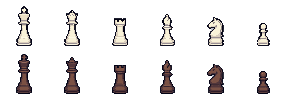
#> input picture client/src/assets/chess/pieces.png, 288 x 96 px, found by its file name
$ python gen_chess_pieces.py /tmp/pieces.png
#> lines starting #> are read from the running program, lines starting #| are printed output that depends on the picture; after the words box and inside, x2 and y2 are one past the last pixel; in counts of white or black regions, pixels touching at a corner belong together
"""Author-time: cut the 12 chess pieces out of a pixelated Gemini sheet into the game's piece sheet.

The source (after `tools/pixelate_image.py`) has white pieces in the top row and black ones in the
bottom row, each row K Q R B N P left to right. Every piece goes bottom-centred into a CELL x CELL
square of `client/src/assets/chess/pieces.png` (6 columns, row 0 white, row 1 black), the sheet
`client/src/chess-view.ts` draws the board from.

Usage:
    python tools/pixelate_image.py art/gemini/chess_pieces.png /tmp/pieces.png --scale 8.3 --min-blob 20
    python tools/gen_chess_pieces.py /tmp/pieces.png
"""
import sys
from pathlib import Path

import numpy as np
from PIL import Image
from scipy import ndimage

CELL = 48
OUT = Path(__file__).resolve().parent.parent / "client/src/assets/chess/pieces.png"


def main() -> None:
    src = Image.open(sys.argv[1]).convert("RGBA")
#> src is the input picture: PIL image 288x96 RGBA; mean R, G, B, A 16.5, 14.4, 14.2, 37.5
    alpha = np.array(src)[:, :, 3] > 0
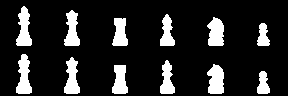
#> alpha: shape (96, 288) bool; 14.7% white; 12 white regions, largest, box (x1, y1, x2, y2) and area: (16, 54, 32, 94) 411, (16, 6, 32, 46) 403, (207, 64, 224, 94) 400
    labels, n = ndimage.label(alpha, structure=np.ones((3, 3)))
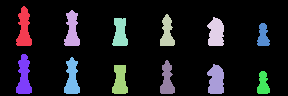
#> labels: shape (96, 288) int32; 13 distinct labels, from 0 to 12; one colour per label, 0 black
#> n = 12
    boxes = [b for b in ndimage.find_objects(labels) if b is not None]
#> boxes = 12 items
    big = sorted(boxes, key=lambda b: (b[0].stop - b[0].start) * (b[1].stop - b[1].start), reverse=True)[:12]
#> big = 12 items
    if len(big) != 12:
        sys.exit(f"expected 12 pieces, found {len(big)}")
    mid = np.median([b[0].stop for b in big])
#> mid = 70
    rows = [sorted([b for b in big if (b[0].stop < mid) == top], key=lambda b: b[1].start) for top in (True, False)]
#> rows = 2 items
    sheet = Image.new("RGBA", (CELL * 6, CELL * 2), (0, 0, 0, 0))
#> sheet: PIL image 288x96 RGBA; every value is 0
    for r, row in enumerate(rows):
        if len(row) != 6:
            sys.exit(f"row {r}: {len(row)} pieces")
        for c, (ys, xs) in enumerate(row):
            piece = src.crop((xs.start, ys.start, xs.stop, ys.stop))
            w, h = piece.size
            if w > CELL or h > CELL:
                sys.exit(f"piece {r},{c} is {w}x{h}, bigger than {CELL}")
            sheet.alpha_composite(piece, (c * CELL + (CELL - w) // 2, r * CELL + CELL - 2 - h))
#> this loop made 2 passes
#> r on passes 1 to 2: 0, 1
    OUT.parent.mkdir(parents=True, exist_ok=True)
    sheet.save(OUT)
    print(f"{OUT}: {sheet.size[0]}x{sheet.size[1]}")
#| client/src/assets/chess/pieces.png: 288x96


if __name__ == "__main__":
    main()
